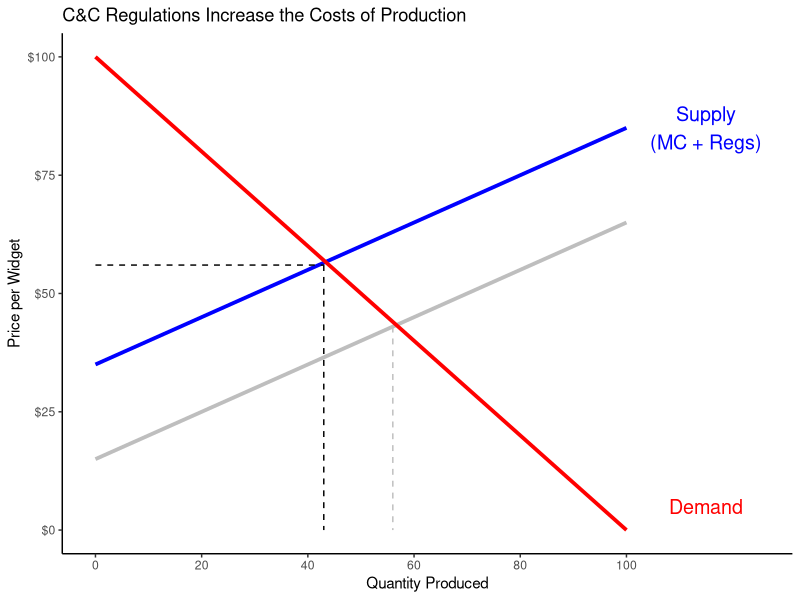
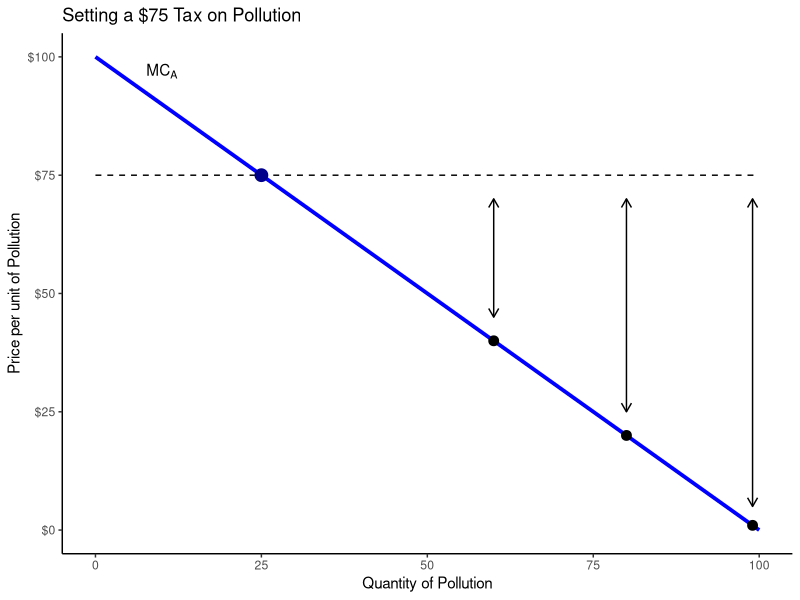
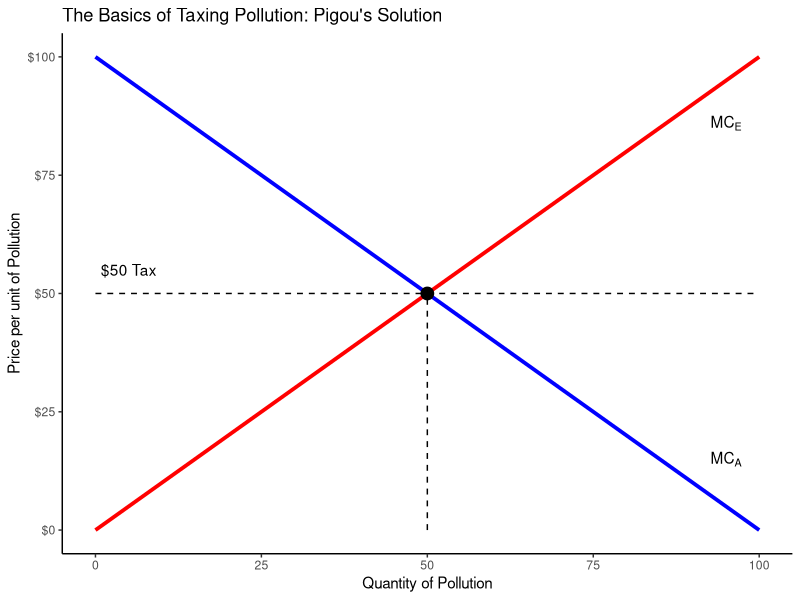
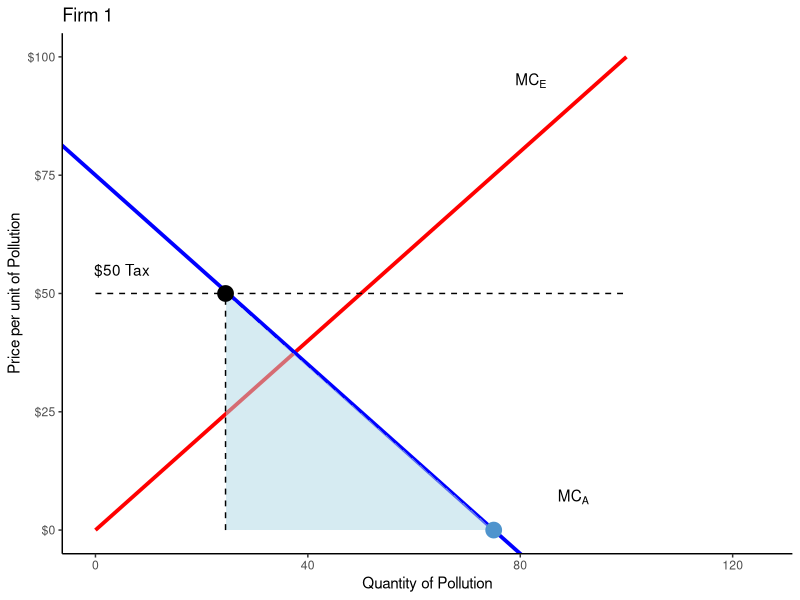
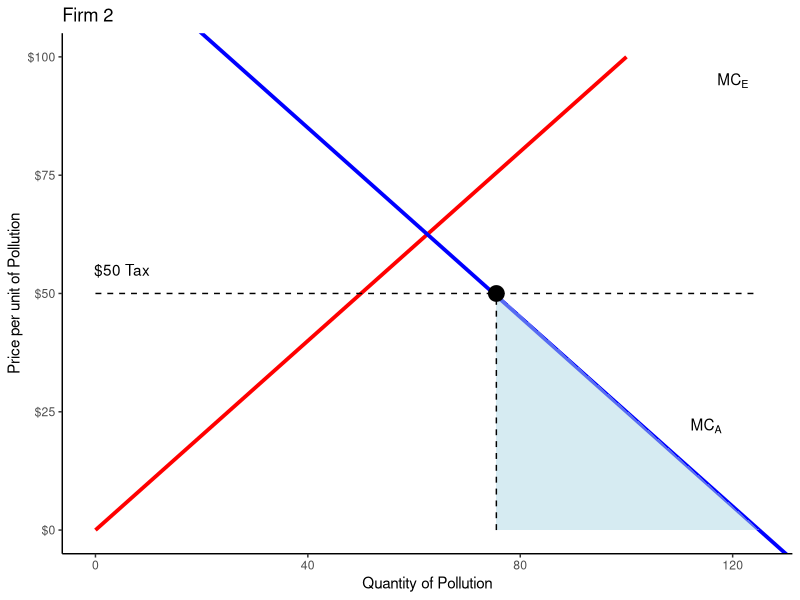
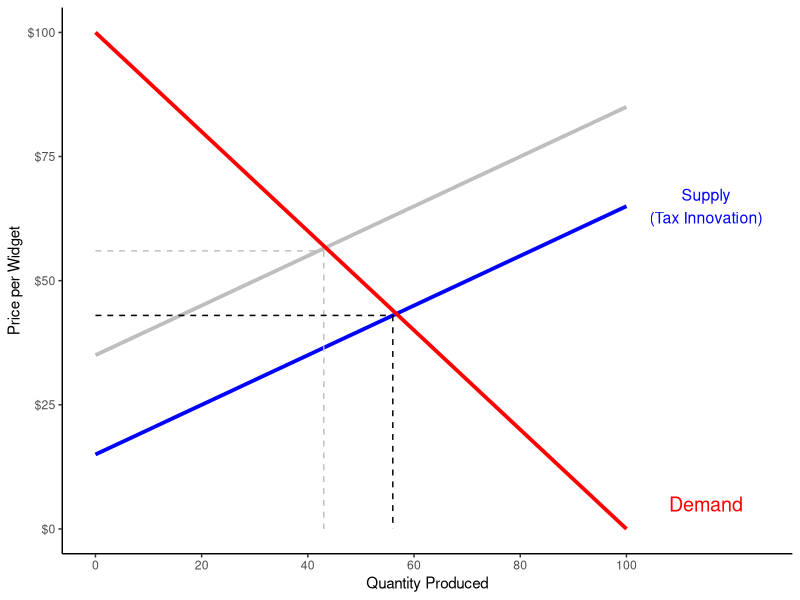
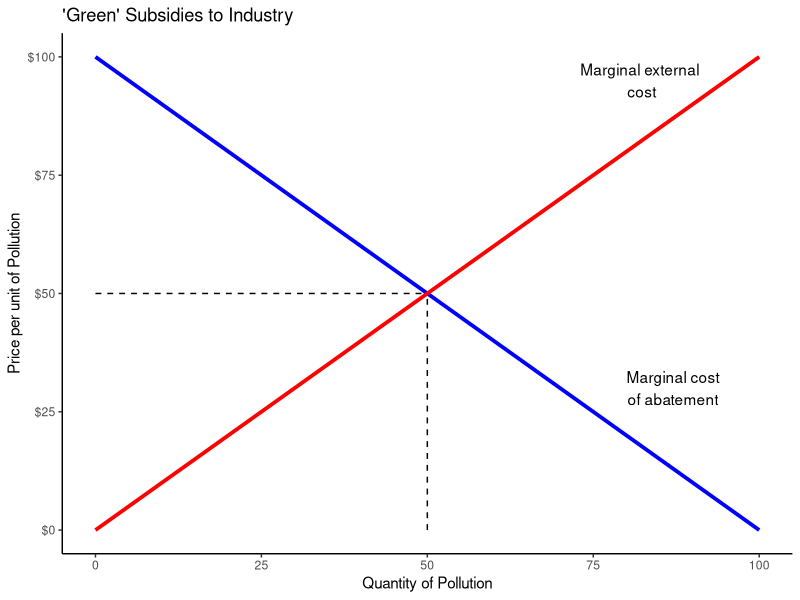
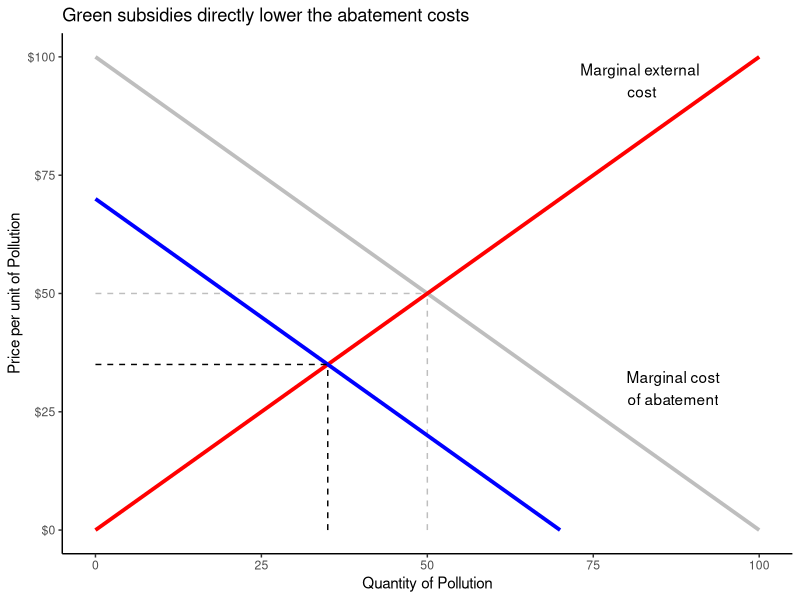

The R source for these figures, in order:
## ---- chunk 1
library(tidyverse)
library(readxl)
## ---- chunk 2
tibble(
  Price = 1:100,
  Quantity = 100:1
) |>
  ggplot(aes(x = Quantity, y = Price)) +
  geom_point(color = "white") +
  theme_classic() +
  coord_cartesian(xlim = c(0, 125)) +
  scale_x_continuous(breaks = seq(0, 100, 20)) +
  scale_y_continuous(labels = scales::dollar_format()) +
  labs(x = "Quantity Produced", y = "Price per Widget",
       title = "C&C Regulations Increase the Costs of Production") +
  annotate("segment", x = 0, xend = 100, y = 15, yend = 65, color = "grey", linewidth = 1.3) +
  annotate("segment", x = 0, xend = 100, y = 35, yend = 85, color = "blue", linewidth = 1.3) +
  annotate("text", x = 115, y = 85, label = "Supply\n(MC + Regs)", size = 5, color = "blue", hjust = .5) +
  annotate("segment", x = 0, xend = 100, y = 100, yend = 0, color = "red", linewidth = 1.3) +
  annotate("text", x = 115, y = 5, label = "Demand", size = 5, color = "red", hjust = .5) +
  annotate("segment", x = 56, xend = 56, y = 43, yend = 0, linetype = "dashed", color = "grey") +
  annotate("segment", x = 43, xend = 43, y = 56, yend = 0, linetype = "dashed") +
  annotate("segment", x = 0, xend = 43, y = 56, yend = 56, linetype = "dashed")
## ---- chunk 3
## Hypothetical $75 tax
tibble(
  Abatement_cost = 0:100,
  Pollution = 0:100
) |>
  ggplot(aes(x = Pollution, y = Abatement_cost)) +
  geom_point(color = "white") +
  theme_classic() +
  #coord_cartesian(xlim = c(0, 125)) +
  scale_x_continuous(breaks = seq(0, 100, 25), limits = c(0,100)) +
  scale_y_continuous(breaks = seq(0, 100, 25), labels = str_c("$", seq(0, 100, 25))) +
  labs(x = "Quantity of Pollution", y = "Price per unit of Pollution")  +
  annotate("segment", x = 0, xend = 100, y = 100, yend = 0, color = "blue", size = 1.3) +
  annotate("text", x = 10, y = 97, label = "MC[A]", parse=TRUE) +
  annotate("segment", x = 0, xend = 100, y = 75, yend = 75, linetype = "dashed") +
  ggtitle("Setting a $75 Tax on Pollution") +
  annotate("point", x = 25, y = 75, color = "darkblue", size = 4) +
  annotate("segment", x = 99, xend = 99, y = 70, yend = 5, arrow = arrow(ends = "both", length = unit(0.1, "inches"))) +
  annotate("point", x = 99, y = 1, size = 3) +
  annotate("segment", x = 80, xend = 80, y = 70, yend = 25, arrow = arrow(ends = "both", length = unit(0.1, "inches"))) +
  annotate("point", x = 80, y = 20, size = 3) +
  annotate("segment", x = 60, xend = 60, y = 70, yend = 45, arrow = arrow(ends = "both", length = unit(0.1, "inches"))) +
  annotate("point", x = 60, y = 40, size = 3)
## ---- chunk 4
## Set a tax at the equilibrium, $50 per unit
tibble(
  Abatement_cost = 0:100,
  Pollution = 0:100
) |>
  ggplot(aes(x = Pollution, y = Abatement_cost)) +
  geom_point(color = "white") +
  theme_classic() +
  #coord_cartesian(xlim = c(0, 125)) +
  scale_x_continuous(breaks = seq(0, 100, 25), limits = c(0,100)) +
  scale_y_continuous(breaks = seq(0, 100, 25), labels = str_c("$", seq(0, 100, 25))) +
  labs(x = "Quantity of Pollution", y = "Price per unit of Pollution")  +
  annotate("text", x = 95, y = 15, label = "MC[A]", parse=TRUE) +
  annotate("text", x = 95, y = 86, label = "MC[E]", parse=TRUE) +
  annotate("segment", x = 0, xend = 100, y = 100, yend = 0, color = "blue", size = 1.3) +
  annotate("segment", x = 0, xend = 100, y = 0, yend = 100, color = "red", size = 1.3) +
  annotate("segment", x = 50, xend = 50, y = 0, yend = 50, linetype = "dashed") +
  annotate("segment", x = 0, xend = 100, y = 50, yend = 50, linetype = "dashed") +
  ggtitle("The Basics of Taxing Pollution: Pigou's Solution") +
  annotate("point", x = 50, y = 50, size = 4) +
  annotate("text", x = 5, y = 55, label = "$50 Tax")
## ---- chunk 5
## Niskanen examples in Fig 2a and 2b
## Green tax approach: $50 tax
tibble(
  Abatement_cost = 0:100,
  Pollution = 0:100
) |>
  ggplot(aes(x = Pollution, y = Abatement_cost)) +
  geom_point(color = "white") +
  theme_classic() +
  #coord_cartesian(xlim = c(0, 125)) +
  #scale_x_continuous(breaks = seq(0, 100, 25), limits = c(0,100)) +
  scale_y_continuous(breaks = seq(0, 100, 25), labels = str_c("$", seq(0, 100, 25))) +
  labs(x = "Quantity of Pollution", y = "Price per unit of Pollution") +
  annotate("segment", x = 0, xend = 100, y = 0, yend = 100, color = "red", linewidth = 1.3) +
  annotate("text", x = 82, y = 95, label = "MC[E]", parse=TRUE) +
  geom_abline(intercept = 75, slope = -1, color = "blue", linewidth = 1.3) +
  annotate("text", x = 90, y = 7, label = "MC[A]", parse=TRUE) +
  ggtitle("Firm 1") +
  coord_cartesian(xlim = c(0, 125)) +
  annotate("polygon", x = c(24.5, 75, 24.5), y = c(0, 0, 50), fill = "lightblue", alpha = .5) +
  annotate("point", x = 75, y = 0, size = 5, color = "steelblue3") +
  annotate("segment", x = 0, xend = 100, y = 50, yend = 50, linetype = "dashed") +
  annotate("point", x = 24.5, y = 50, size = 5) +
  annotate("segment", x = 24.5, xend = 24.5, y = 0, yend = 50, linetype = "dashed") +
  annotate("text", x = 5, y = 55, label = "$50 Tax")
## ---- chunk 6
tibble(
  Abatement_cost = 0:100,
  Pollution = 0:100
) |>
  ggplot(aes(x = Pollution, y = Abatement_cost)) +
  geom_point(color = "white") +
  theme_classic() +
  #coord_cartesian(xlim = c(0, 125)) +
  #scale_x_continuous(breaks = seq(0, 100, 25), limits = c(0,100)) +
  scale_y_continuous(breaks = seq(0, 100, 25), labels = str_c("$", seq(0, 100, 25))) +
  labs(x = "Quantity of Pollution", y = "Price per unit of Pollution") +
  annotate("segment", x = 0, xend = 100, y = 0, yend = 100, color = "red", linewidth = 1.3) +
  annotate("text", x = 120, y = 95, label = "MC[E]", parse=TRUE) +
  geom_abline(intercept = 125, slope = -1, color = "blue", linewidth = 1.3) +
  annotate("text", x = 115, y = 22, label = "MC[A]", parse=TRUE) +
  ggtitle("Firm 2") +
  coord_cartesian(xlim = c(0, 125)) +
  annotate("polygon", x = c(75.5, 125, 75.5), y = c(0, 0, 50), fill = "lightblue", alpha = .5) +
  annotate("point", x = 75.5, y = 50, size = 5) +
  annotate("segment", x = 0, xend = 125, y = 50, yend = 50, linetype = "dashed") +
  annotate("segment", x = 75.5, xend = 75.5, y = 0, yend = 50, linetype = "dashed") +
  annotate("text", x = 5, y = 55, label = "$50 Tax")
## ---- chunk 7
tibble(
  Price = 1:100,
  Quantity = 100:1
) |>
  ggplot(aes(x = Quantity, y = Price)) +
  geom_point(color = "white") +
  theme_classic() +
  coord_cartesian(xlim = c(0, 125)) +
  scale_x_continuous(breaks = seq(0, 100, 20)) +
  scale_y_continuous(labels = scales::dollar_format()) +
  labs(x = "Quantity Produced", y = "Price per Widget") +
  annotate("segment", x = 0, xend = 100, y = 15, yend = 65, color = "blue", linewidth = 1.3) +
  annotate("segment", x = 0, xend = 100, y = 35, yend = 85, color = "grey", linewidth = 1.3) +
  annotate("text", x = 115, y = 65, label = "Supply\n(Tax Innovation)", size = 4, color = "blue", hjust = .5) +
  annotate("segment", x = 0, xend = 100, y = 100, yend = 0, color = "red", linewidth = 1.3) +
  annotate("text", x = 115, y = 5, label = "Demand", size = 5, color = "red", hjust = .5) +
  annotate("segment", x = 56, xend = 56, y = 43, yend = 0, linetype = "dashed") +
  annotate("segment", x = 43, xend = 43, y = 56, yend = 0, linetype = "dashed", color = "grey") +
  annotate("segment", x = 0, xend = 43, y = 56, yend = 56, linetype = "dashed", color = "grey") +
  annotate("segment", x = 0, xend = 56, y = 43, yend = 43, linetype = "dashed")
## ---- chunk 8
tibble(
  Abatement_cost = 0:100,
  Pollution = 0:100
) |>
  ggplot(aes(x = Pollution, y = Abatement_cost)) +
  geom_point(color = "white") +
  theme_classic() +
  scale_y_continuous(breaks = seq(0, 100, 25), labels = str_c("$", seq(0, 100, 25))) +
  labs(x = "Quantity of Pollution", y = "Price per unit of Pollution") +
  annotate("segment", x = 0, xend = 100, y = 100, yend = 0, color = "blue", linewidth = 1.3) +
  annotate("text", x = 87, y = 30, label = "Marginal cost\nof abatement") +
  annotate("segment", x = 0, xend = 100, y = 0, yend = 100, color = "red", linewidth = 1.3) +
  annotate("text", x = 82, y = 95, label = "Marginal external\n cost") +
  annotate("segment", x = 50, xend = 50, y = 0, yend = 50, linetype = "dashed") +
  annotate("segment", x = 0, xend = 50, y = 50, yend = 50, linetype = "dashed") +
  ggtitle("'Green' Subsidies to Industry")
## ---- chunk 9
tibble(
  Abatement_cost = 0:100,
  Pollution = 0:100
) |>
  ggplot(aes(x = Pollution, y = Abatement_cost)) +
  geom_point(color = "white") +
  theme_classic() +
  scale_y_continuous(breaks = seq(0, 100, 25), labels = str_c("$", seq(0, 100, 25))) +
  labs(x = "Quantity of Pollution", y = "Price per unit of Pollution") +
  annotate("segment", x = 0, xend = 100, y = 100, yend = 0, color = "grey", linewidth = 1.3) +
  annotate("text", x = 87, y = 30, label = "Marginal cost\nof abatement") +
  annotate("segment", x = 0, xend = 100, y = 0, yend = 100, color = "red", linewidth = 1.3) +
  annotate("text", x = 82, y = 95, label = "Marginal external\n cost") +
  annotate("segment", x = 50, xend = 50, y = 0, yend = 50, linetype = "dashed", color = "grey") +
  annotate("segment", x = 0, xend = 50, y = 50, yend = 50, linetype = "dashed", color = "grey") +
  ggtitle("Green subsidies directly lower the abatement costs") +
  annotate("segment", x = 0, xend = 70, y = 70, yend = 0, color = "blue", linewidth = 1.3) +
  annotate("segment", x = 35, xend = 35, y = 0, yend = 35, linetype = "dashed") +
  annotate("segment", x = 0, xend = 35, y = 35, yend = 35, linetype = "dashed")
## ---- chunk 10
tibble(
  Abatement_cost = 0:100,
  Pollution = 0:100
) |>
  ggplot(aes(x = Pollution, y = Abatement_cost)) +
  geom_point(color = "white") +
  theme_classic() +
  scale_y_continuous(breaks = seq(0, 100, 25), labels = str_c("$", seq(0, 100, 25))) +
  labs(x = "Quantity of Pollution", y = "Price per unit of Pollution") +
  annotate("segment", x = 0, xend = 100, y = 100, yend = 0, color = "blue", linewidth = 1.3) +
  annotate("text", x = 87, y = 30, label = "Marginal cost\nof abatement") +
  annotate("segment", x = 0, xend = 100, y = 0, yend = 100, color = "red", linewidth = 1.3) +
  annotate("text", x = 82, y = 95, label = "Marginal external\n cost") +
  annotate("segment", x = 50, xend = 50, y = 0, yend = 50, linetype = "dashed") +
  annotate("segment", x = 0, xend = 50, y = 50, yend = 50, linetype = "dashed") +
  ggtitle("'Green' Subsidies to Consumers")
## ---- chunk 11
tibble(
  Price = 1:100,
  Quantity = 100:1
) |>
  ggplot(aes(x = Quantity, y = Price)) +
  geom_point(color = "white") +
  theme_classic() +
  coord_cartesian(xlim = c(0, 125)) +
  scale_x_continuous(breaks = seq(0, 100, 20)) +
  scale_y_continuous(labels = scales::dollar_format()) +
  labs(x = "Quantity Produced", y = "Price per Widget",
       title = "Leaving a Dirty Firm Behind") +
  annotate("segment", x = 0, xend = 100, y = 0, yend = 100, color = "blue", linewidth = 1.3) +
  annotate("text", x = 115, y = 95, label = "Supply\n(MC)", size = 5, color = "blue", hjust = .5) +
  annotate("segment", x = 0, xend = 100, y = 100, yend = 0, color = "grey", linewidth = 1.3) +
  annotate("text", x = 115, y = 5, label = "Demand", size = 5, color = "red", hjust = .5) +
  annotate("segment", x = 50, xend = 50, y = 50, yend = 0, linetype = "dashed", color = "grey") +
  annotate("segment", x = 0, xend = 50, y = 50, yend = 50, linetype = "dashed", color = "grey") +
  annotate("segment", x = 0, xend = 80, y = 80, yend = 0, color = "red", linewidth = 1.3) +
  annotate("segment", x = 40, xend = 40, y = 40, yend = 0, linetype = "dashed") +
  annotate("segment", x = 0, xend = 40, y = 40, yend = 40, linetype = "dashed")
## ---- chunk 12
tibble(
  Price = 1:100,
  Quantity = 100:1
) |>
  ggplot(aes(x = Quantity, y = Price)) +
  geom_point(color = "white") +
  theme_classic() +
  coord_cartesian(xlim = c(0, 125)) +
  scale_x_continuous(breaks = seq(0, 100, 20)) +
  scale_y_continuous(labels = scales::dollar_format()) +
  labs(x = "Quantity Produced", y = "Price per Widget",
       title = "Boosting a Clean Firm") +
  annotate("segment", x = 0, xend = 100, y = 0, yend = 100, color = "blue", linewidth = 1.3) +
  annotate("text", x = 115, y = 95, label = "Supply\n(MC)", size = 5, color = "blue", hjust = .5) +
  annotate("segment", x = 0, xend = 100, y = 100, yend = 0, color = "grey", linewidth = 1.3) +
  annotate("text", x = 115, y = 25, label = "Demand", size = 5, color = "red", hjust = .5) +
  annotate("segment", x = 50, xend = 50, y = 50, yend = 0, linetype = "dashed", color = "grey") +
  annotate("segment", x = 0, xend = 50, y = 50, yend = 50, linetype = "dashed", color = "grey") +
  annotate("segment", x = 0, xend = 120, y = 120, yend = 0, color = "red", linewidth = 1.3) +
  annotate("segment", x = 60, xend = 60, y = 60, yend = 0, linetype = "dashed") +
  annotate("segment", x = 0, xend = 60, y = 60, yend = 60, linetype = "dashed")
## ---- chunk 13
## Non-refundable $1,000 Credit
nonref <- tibble(
  Policy = "Non-refundable",
  Taxes = seq(0, 2000, 100),
  Subsidy = 1000
  ) |>
  mutate(
    Net = if_else(Taxes - Subsidy < 0, Taxes, Subsidy)
  )

nonref |>
  ggplot(aes(x = Taxes, y = Net)) +
  geom_line(color = "red", linewidth = 1.2) +
  labs(x = "Taxes Owed ($)", y = "Subsidy Received ($)",
       title = "Hypothetical $1k 'Green' Subsidy'") +
  theme_minimal() +
  annotate("text", x = 1800, y = 900, label = "Non-Refundable", color = "red")
## ---- chunk 14
## Non-refundable $1,000 Credit
nonref <- tibble(
  Policy = "Non-refundable",
  Taxes = seq(0, 2000, 100),
  Subsidy = 1000
  ) |>
  mutate(
    Net = if_else(Taxes - Subsidy < 0, Taxes, Subsidy)
  )

nonref |>
  ggplot(aes(x = Taxes, y = Net)) +
  geom_line(color = "red", linewidth = 1.2) +
  labs(x = "Taxes Owed ($)", y = "Subsidy Received ($)",
       title = "Hypothetical $1k 'Green' Subsidy'") +
  theme_minimal() +
  annotate("text", x = 1800, y = 900, label = "Non-Refundable", color = "red")
## ---- chunk 15
library(readxl)
d <- read_excel("libs/Data/TaxPolicyCenter_No_Tax_2021.xlsx") |>
  mutate(
    Row = 1:11, 
    pct_nonpaying = pct_nonpaying/100,
    pct_joint = pct_joint/100,
    pct_wchildren = pct_wchildren/100
  )

d |>
  ggplot(aes(x = reorder(Income, Row), y = pct_nonpaying)) +
  geom_col(fill = "darkblue") +
  geom_hline(yintercept = seq(.25, .75, .25), color = "white") +
  coord_flip() +
  theme_minimal() +
  labs(x = "Income Level", y = "",
       title = "All Tax Units with Zero Income Tax (2021)",
       caption = "Source: Tax Policy Center") +
  scale_y_continuous(labels = scales::percent_format())
## ---- chunk 16
d |>
  pivot_longer(cols = c(pct_nonpaying, pct_wchildren), names_to = "Category", values_to = "Values") |>
  mutate(
    Category = if_else(Category == "pct_wchildren", "With Children", "All Filers")
  ) |>
  ggplot(aes(x = reorder(Income, Row), y = Values, fill = Category)) +
  geom_col(position = "dodge") +
  geom_hline(yintercept = seq(.25, .75, .25), color = "white") +
  coord_flip() +
  theme_minimal() +
  labs(x = "Income Level", y = "",
       title = "All Tax Units with Zero Income Tax (2021)",
       caption = "Source: Tax Policy Center",
       fill = "") +
  scale_y_continuous(labels = scales::percent_format()) +
  scale_fill_manual(values = c("red", "blue"))  +
  guides(fill = guide_legend(reverse = TRUE))
## ---- chunk 17
## Non-refundable $1,000 Credit
ref <- tibble(
  Policy = "Refundable",
  Taxes = seq(0, 2000, 100),
  Subsidy = 1000
  ) |>
  mutate(
    Net = 1000
  )

rbind(nonref, ref) |>
  ggplot(aes(x = Taxes, y = Net, color = Policy, linetype = Policy)) +
  geom_line(linewidth = 1.2) +
  labs(x = "Taxes Owed ($)", y = "Subsidy Received ($)",
       title = "Hypothetical $1k 'Green' Subsidy'") +
  theme_minimal() +
  annotate("text", x = 1800, y = 900, label = "Non-Refundable", color = "red") +
    annotate("text", x = 200, y = 900, label = "Refundable", color = "blue") +
  guides(color = "none", linetype = "none") +
  scale_color_manual(values = c("red", "blue"))
